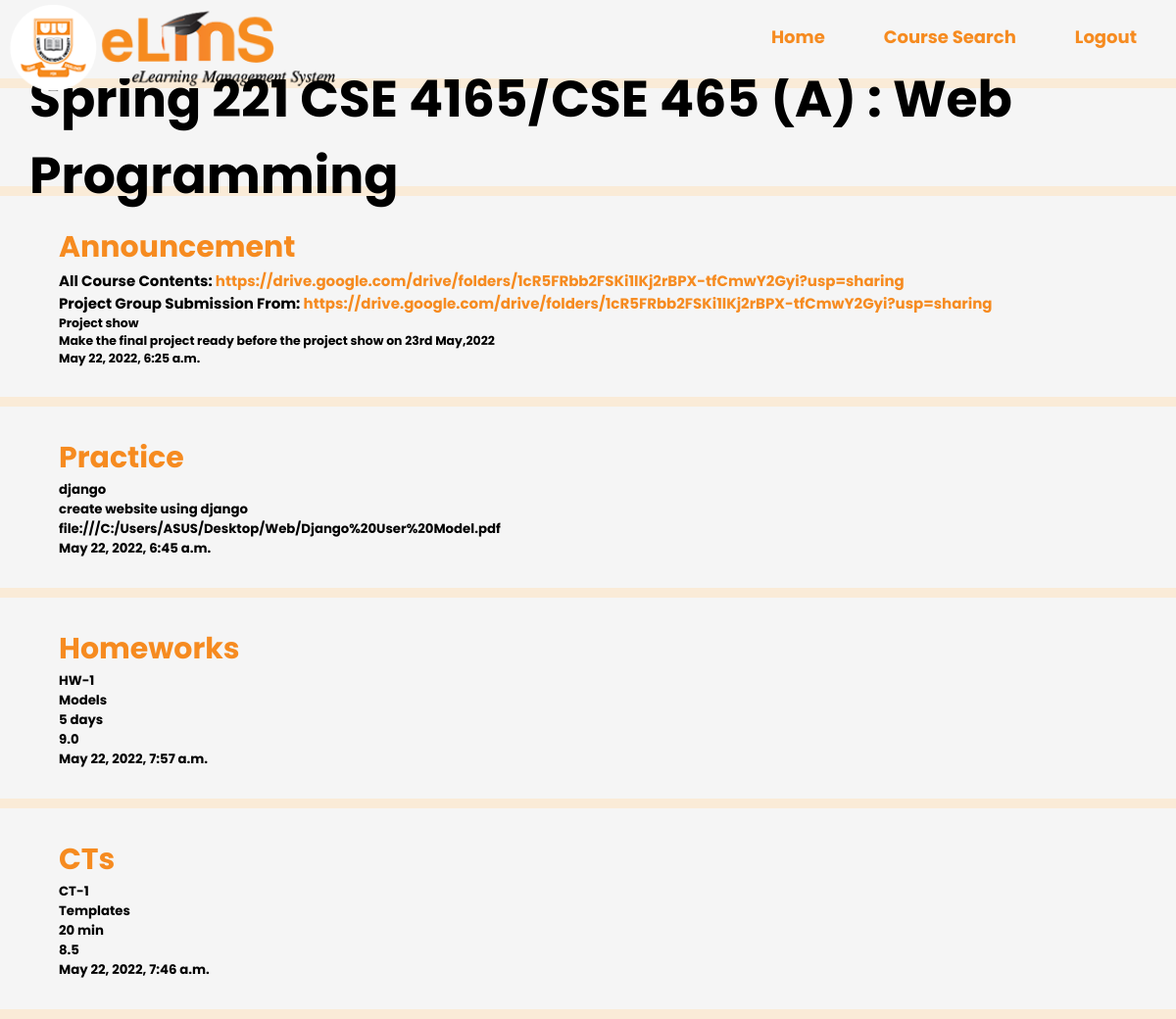
Screenshot of /outline/ with the database file from the repository.
### elms/models.py (models this page shows)
class announcement(models.Model):
    title = models.CharField(max_length=100)
    content = models.TextField()
    time = models.DateTimeField(default= timezone.now)

class practice(models.Model):
    topic = models.CharField(max_length=100)
    createdAt = models.DateTimeField(default= timezone.now)
    content = models.TextField()
    file = models.FileField()

class HW(models.Model):
    title = models.CharField(max_length=100)
    details = models.TextField()
    marks = models.FloatField()
    createdAt = models.DateTimeField(default= timezone.now)
    duration = models.CharField(max_length=20)

class CT(models.Model):
    title = models.CharField(max_length=100)
    details= models.TextField()
    marks = models.FloatField()
    createdAt = models.DateTimeField(default= timezone.now)
    duration = models.CharField(max_length=20)

### elms/views.py (the view)
# urls.py: path('outline/', views.individual, name="outline"),
def individual(request):
    all_announcement = announcement.objects.all()
    all_practice = practice.objects.all()
    all_ct = CT.objects.all()
    all_hw = HW.objects.all()
    return render(request, 'elms/individuals.html', {'all':all_announcement,'prac' : all_practice, 'ct':all_ct, 'hw':all_hw})

### elms/templates/elms/individuals.html (shortened to what this page needs)
{% load static %}
<!DOCTYPE html>
<html lang="en">
<head>
    <link rel="stylesheet" href="{% static 'individuals.css'%}">
</head>
<body>
    <div class="navbar">
        <div class="img2">
            <img src="{% static 'img/eLMS logo.png'%}" alt="">
        </div>
        <ul class="nav-links">
            <li><a href="{% url 'homepage' %}">Home</a></li>
            <li><a href="{% url 'search' %}">Course Search</a></li>
            <li><a href="{% url 'login' %}">Logout</a></li>
        </ul>
    </div>
    <header style="margin-top: 90px;">
        <div class="header-content">
            <h2>
                <span>Spring 221 CSE 4165/CSE 465 (A) : Web Programming</span>
            </h2>
        </div>
    </header>
    <div class="fullbody">
        <div class="full-content">
            <h3>
                <span>Announcement</span>
            </h3>
            <div class="announce">
                <span>
                    All Course Contents:
                </span>
                <a
                    href="https://drive.google.com/drive/folders/1cR5FRbb2FSKi1lKj2rBPX-tfCmwY2Gyi?usp=sharing">https://drive.google.com/drive/folders/1cR5FRbb2FSKi1lKj2rBPX-tfCmwY2Gyi?usp=sharing</a>
                <br>
                <span>
                    Project Group Submission From:
                </span>
                <a
                    href="https://drive.google.com/drive/folders/1cR5FRbb2FSKi1lKj2rBPX-tfCmwY2Gyi?usp=sharing">https://drive.google.com/drive/folders/1cR5FRbb2FSKi1lKj2rBPX-tfCmwY2Gyi?usp=sharing</a>
                <span>
                    {% for c in all %}
                       <h5>{{c.title}}</h5>
                       <h5>{{c.content}}</h5>
                       <h5>{{c.time}}</h5>
                    {% endfor %}
                </span>
            </div>
        </div>
    </div>
    <div class="fullbody">
        <div class="full-content">
            <h3>
                <span>Practice</span>
            </h3>
            <span>
                {% for x in prac %}
                   <h5>{{x.topic}}</h5>
                   <h5>{{x.content}}</h5>
                   <h5>{{x.file}}</h5>
                   <h5>{{x.createdAt}}</h5>
                {% endfor %}
            </span>
        </div>
    </div>
    <div class="fullbody">
        <div class="full-content">
            <h3>
                <span>Homeworks</span>
            </h3>
            <span>
                {% for z in hw %}
                   <h5>{{z.title}}</h5>
                   <h5>{{z.details}}</h5>
                   <h5>{{z.duration}}</h5>
                   <h5>{{z.marks}}</h5>
                   <h5>{{z.createdAt}}</h5>
                {% endfor %}
            </span>
        </div>
    </div>
    <div class="fullbody">
        <div class="full-content">
            <h3>
                <span>CTs</span>
            </h3>
            <span>
                {% for y in ct %}
                   <h5>{{y.title}}</h5>
                   <h5>{{y.details}}</h5>
                   <h5>{{y.duration}}</h5>
                   <h5>{{y.marks}}</h5>
                   <h5>{{y.createdAt}}</h5>
                {% endfor %}
            </span>
        </div>
    </div>
</body>
</html>

### elms/static/individuals.css (style rules this page uses)
* { margin: 0; padding: 0; box-sizing: border-box; font-family: 'Poppins', sans-serif; }
body , html { overflow-x: hidden; background-color: antiquewhite; }
a { text-decoration: none; color: #f68b20; }
ul { list-style: none; }
.navbar { position: absolute; top: 0; left: 0; display: flex; width: 100%; height: 80px; justify-content: space-between; padding: 5px 10px 10px 10px; color: black; background-color: whitesmoke; }
.nav-links { display: flex; align-items: center; }
.nav-links li { margin: 0 30px; font-family: -apple-system, BlinkMacSystemFont, 'Segoe UI', Roboto, Oxygen, Ubuntu, Cantarell, 'Open Sans', 'Helvetica Neue', sans-serif; font-weight: bold; font-size: large; }
.img2 img { height: 11vh; }
header { margin-bottom: 10px; width: 100%; height: 100px; background-color: whitesmoke; display: flex; align-items: center; justify-content: flex-start; }
.header-content { margin: 30px; color: black; }
.fullbody { width: 100%; background-color: whitesmoke; padding-left: 30px; margin-bottom: 10px; display: flex; align-items: initial; justify-content: flex-start; }
.full-content h3 { font-size: 30px; color: #f68b20; }
.full-content { padding: 30px; }
.announce { font-size: 15px; font-weight: bold; }
.header-content h2 { font-size: 5vmin; }
::placeholder { color: #2c2b30; }

### rows the page displays
announcement: title "Project show", content "Make the final project ready before the project show on 23rd May,2022", time "May 22, 2022, 6:25 a.m."
practice: topic "django", content "create website using django", file "file:///C:/Users/ASUS/Desktop/Web/Django%20User%20Model.pdf", createdAt "May 22, 2022, 6:45 a.m."
HW: title "HW-1", details "Models", duration "5 days", marks "9.0", createdAt "May 22, 2022, 7:57 a.m."
CT: title "CT-1", details "Templates", duration "20 min", marks "8.5", createdAt "May 22, 2022, 7:46 a.m."
